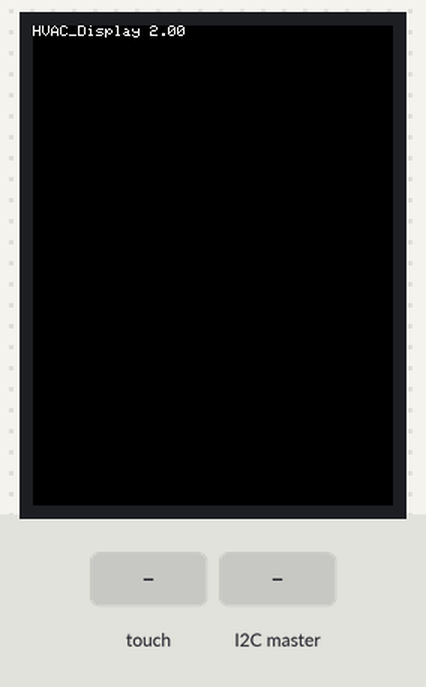
A sketch run on a simulated Arduino Uno, built with avr-gcc and run on an emulated ATmega328P. Parts: 240×320 colour display. Inputs (shaded band) come from the test bench. What the sketch prints to the serial monitor is not drawn.

Above: at 1.4 s.
1.5 s: touch panel pressed at 13 % / 10 % of its raw x / y range
At 2.7 s:
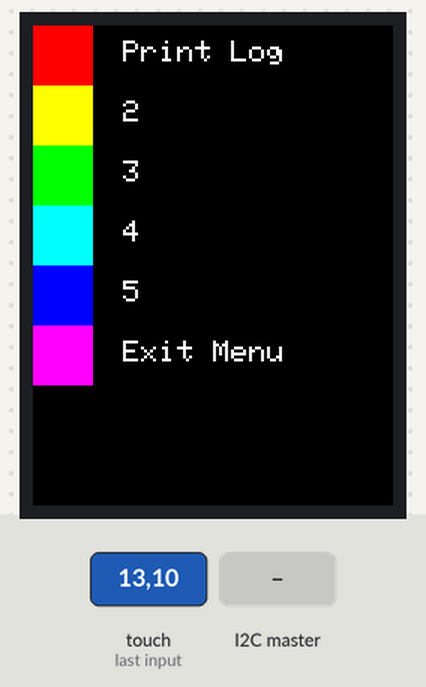
3.2 s: touch panel pressed at 13 % / 70 % of its raw x / y range
At 4.3 s:
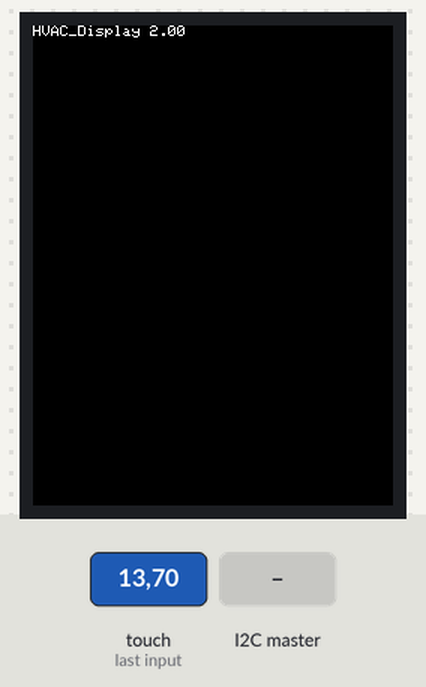
4.8 s: the I2C master sends "N"
6.3 s: the I2C master sends "E"
7.8 s: the I2C master sends the byte 90
9.3 s: the I2C master sends the byte 200
Timing chart, 0 to 11.8 s (numbered marks = the images above; inputs shaded):
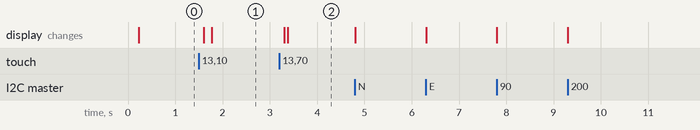

Measured:
- after the input at 1.5 s, the display: first changes after 0.10 s (image 1 shows a later state)
- after the input at 3.2 s, the display: first changes after 0.10 s (image 2 shows a later state)

The sketch:

HVAC_Display_v202.ino
```cpp
//Doug Leppard version 2.00 start 2013 05 23
#define HVAC_version 2.00
/*
2.00 start of new version working version with I2c
works with HVAC_central 2.00
add i2c take out xbee coomunication between unos
slave i2c

*/

#include <Adafruit_GFX.h>    // Core graphics library
#include <Adafruit_TFTLCD.h> // Hardware-specific library
#include <TouchScreen.h>
#include <SD.h>
#include <MemoryFree.h>  //report how much memory is available
#include <SoftwareSerial.h>  //communicate to xbee
#include <Wire.h>
SoftwareSerial xbeeSerial(2, 3); // RX, TX

#define SD_CS 5 // Card select for shield use

Adafruit_TFTLCD tft;
uint8_t         spi_saveSD;  //to save spi for SD
uint8_t         spi_saveDisplay;  //to save spi for SD

// These are the pins for the shield!
#define YP A1  // must be an analog pin, use "An" notation!
#define XM A2  // must be an analog pin, use "An" notation!
#define YM 7   // can be a digital pin
#define XP 6   // can be a digital pin

#define TS_MINX 150
#define TS_MINY 120
#define TS_MAXX 920
#define TS_MAXY 940

 // For better pressure precision, we need to know the resistance
 // between X+ and X- Use any multimeter to read it
 // For the one we're using, its 300 ohms across the X plate
 //note messured it and it was 394
//setcursoi max x is 300, max y is 230,

 TouchScreen ts = TouchScreen(XP, YP, XM, YM, 394);

#define LCD_CS A3
#define LCD_CD A2
#define LCD_WR A1
#define LCD_RD A0

 // Assign human-readable names to some common 16-bit color values:
#define	BLACK   0x0000
#define	BLUE    0x001F
#define	RED     0xF800
#define	GREEN   0x07E0
#define CYAN    0x07FF
#define MAGENTA 0xF81F
#define YELLOW  0xFFE0
#define WHITE   0xFFFF

#define BOXSIZE   40
#define PENRADIUS  4

#define MINPRESSURE 10
#define MAXPRESSURE 1000

#define EOL 13  //end of line CR dec 13

unsigned long refresh_time = 0;  //count how lont to refresh
boolean in_menu = false;        //tell if it is in a menu or not

#define max_print_buffer 200
char print_buffer[max_print_buffer]; //holds incoming data from i2c
  //note if buffer_load = buffer print then no char are avaiable to print
byte buffer_load = 0;  //next place to be loaded with char
byte buffer_print  = 0;  //next char to be printed

//------------ setup ----------------------
void setup(void)
{
  Serial.begin(9600);  //computer output
  progmemPrint(PSTR("HVAC_Display "));
  Serial.println(HVAC_version);
  print_free_memory();

  xbeeSerial.begin(9600);  //xbee serial setup

  Wire.begin(9);                // Start I2C Bus as a Slave (Device Number 9)
  Wire.onReceive(receiveEvent); // register event

  tft.reset();
  uint16_t identifier = tft.readID();
  tft.begin(identifier);  //????
  blank_screen();  //blank screen say hello
}

//----------- loop -------------------------
void loop()
{
  if (in_menu)
  {
    char option = check_touchpad();  //now have option
    switch (option) {
      case 'N':
        //nothing pressed so keep trying
        break;
      case '1':
Serial.print("case 1");
        print_log;
xbeeSerial.println("print log");
        break;
      case 'E':  //exit menu
        in_menu = false;  //return from menu
        blank_screen();  //blank screen say hello
        break;
      default:
        in_menu = false;  //return from menu
    }
  }
  else
  {  //not in menu but display mode
    if (buffer_print != buffer_load) //if not = then must print
    {
      process_buffer();  //print wht is in buffer
    }
    if (check_touchpad() != 'N')  //check if touch pad has been pressed
    {
        blank_screen();  //blank screen say hello
        put_menu_up();
        in_menu = true;
    }
  }
}

//-------------put_menu_up--------------------
void put_menu_up()
{
  tft.fillScreen(BLACK);
  tft.fillRect(0, 0, BOXSIZE, BOXSIZE, RED);
  tft.fillRect(0,BOXSIZE, BOXSIZE, BOXSIZE, YELLOW);
  tft.fillRect(0,BOXSIZE*2,BOXSIZE, BOXSIZE, GREEN);
  tft.fillRect(0,BOXSIZE*3,BOXSIZE, BOXSIZE, CYAN);
  tft.fillRect(0,BOXSIZE*4,BOXSIZE, BOXSIZE, BLUE);
  tft.fillRect(0,BOXSIZE*5,BOXSIZE, BOXSIZE, MAGENTA);
  tft.setTextSize(2);  //1 default, 2 is almost too large
  tft.setCursor(60,10);
  progmemPrinttft(PSTR("Print Log"));
  tft.setCursor(60,50);
  progmemPrinttft(PSTR("2"));
  tft.setCursor(60,90);
  progmemPrinttft(PSTR("3"));
  tft.setCursor(60,130);
  progmemPrinttft(PSTR("4"));
  tft.setCursor(60,170);
  progmemPrinttft(PSTR("5"));
  tft.setCursor(60,210);
  progmemPrinttft(PSTR("Exit Menu "));


}

//---------- print log ----------
void print_log()
{
  Serial.println("print log");
  xbeeSerial.println("print log");
}

//-------------- check_touchpad ----------------------
char check_touchpad()  //check if touch pad has been pressed
{
/*
  for menu use these coordinates
  red pX 191	pY 159	Pressure = 329
  207

  yellow 182 249 423
  312

  green 200 375 231
  430

  lite blue 210 472
  522

  dark blue 221 604 582
  640

  purple 200 705 311
  754
*/
  char pressed = 'N';  //say not pressed
  //pressure point
  Point p = ts.getPoint();  //get pressure point

  //???? don't now what this section is ------------------------
  // if sharing pins, you'll need to fix the directions of the touchscreen pins
  //pinMode(XP, OUTPUT);
  pinMode(XM, OUTPUT);
  pinMode(YP, OUTPUT);
  //pinMode(YM, OUTPUT);

  if (p.z > MINPRESSURE && p.z < MAXPRESSURE) //see if keypressed
  {
    progmemPrint(PSTR("pX ")); Serial.print(p.x);
    progmemPrint(PSTR("\tpY ")); Serial.print(p.y);
    progmemPrint(PSTR("\tPressure = ")); Serial.println(p.z);
    pressed = 'Y';  //say was pressed, add menu later
    if (p.y < 207)
    {
      pressed = '1';  //option 1
    }
      else
    {
      if (p.y < 312)
      {
        pressed = '2';  //option 2
      }
      else
      {
        if (p.y < 430)
        {
          pressed = '3';  //option 3
        }
        else
        {
          if (p.y < 522)
          {
            pressed = '4';  //option 4
          }
          else
          {
            if (p.y < 640)
            {
              pressed = '5';  //option 5
            }
            else
            {
              pressed = 'E';  //exit menu
            }
          }
        }
      }
    }

    delay(100); //for debounce
  }
  if (pressed != 'N')
  {
    progmemPrint(PSTR("option "));
    Serial.println(pressed);
  }
  return pressed;
}

//-------------- blank screen --------------------
void blank_screen()
//blank screen say hello
{
  tft.fillScreen(BLACK);  //FILL SCREEN WITH BLACK
  tft.setRotation(2);  //puts it in same roation as touch screen,
  //top opposite of usb plug in
  tft.setCursor(0, 0);
  tft.setTextSize(1);  //1 default, 2 is almost too large
  progmemPrinttft(PSTR("HVAC_Display "));
  tft.println(HVAC_version);
  tft.println();
}

//----------------progmemPrint-----------------------------------------
// Copy string from flash to serial port of nss
// Source string MUST be inside a PSTR() declaration!
void progmemPrint(const char *str) {
  char c;
  while(c = pgm_read_byte(str++)) Serial.print(c);
}

// Same as above, with trailing newline
void progmemPrintln(const char *str) {
  progmemPrint(str);
  Serial.println();
}

//----------------progmemPrinttft-----------------------------------------
// Copy string from flash to serial port of nss
// Source string MUST be inside a PSTR() declaration!
void progmemPrinttft(const char *str) {
  char c;
  while(c = pgm_read_byte(str++)) tft.print(c);
}

// Same as above, with trailing newline
void progmemPrintlntft(const char *str) {
  progmemPrint(str);
  tft.println();
}

//-------------------------------------------
void print_free_memory()
{
  progmemPrint(PSTR("freeMemory()="));
  Serial.println(freeMemory());
}

//---------------- receiveEvent ---------------
void receiveEvent(int howMany) //receives data from i2c HVAC_Central
{
    //from HVAC_central
//Serial.print("-");   Serial.print(buffer_load); Serial.print(buffer_print);
  while(0 < Wire.available()) // loop through all
  {
    print_buffer[buffer_load] = Wire.read(); // receive byte as a character
    buffer_load++;
    if (buffer_load > max_print_buffer-1)  //should never reach max
    {
      buffer_load = 0;
    }
  }
}

//------------------ process_buffer ------------------
void process_buffer()  //process what is in buffer
{
//Serial.print("+");
  if (in_menu == false)  //if it is in menu ignore
  {
    while (buffer_print != buffer_load)  //print all that is in buffer
    {
      char ch = print_buffer[buffer_print];
      buffer_print++;
      if (buffer_print > max_print_buffer-1)
      {
        buffer_print = 0;
      }
      if (ch == '~')
      {
        blank_screen();
        Serial.println("blank screen");
      }
      else
      {
        tft.print(ch);
        Serial.print(ch);
      }
    }
  }
}
```
